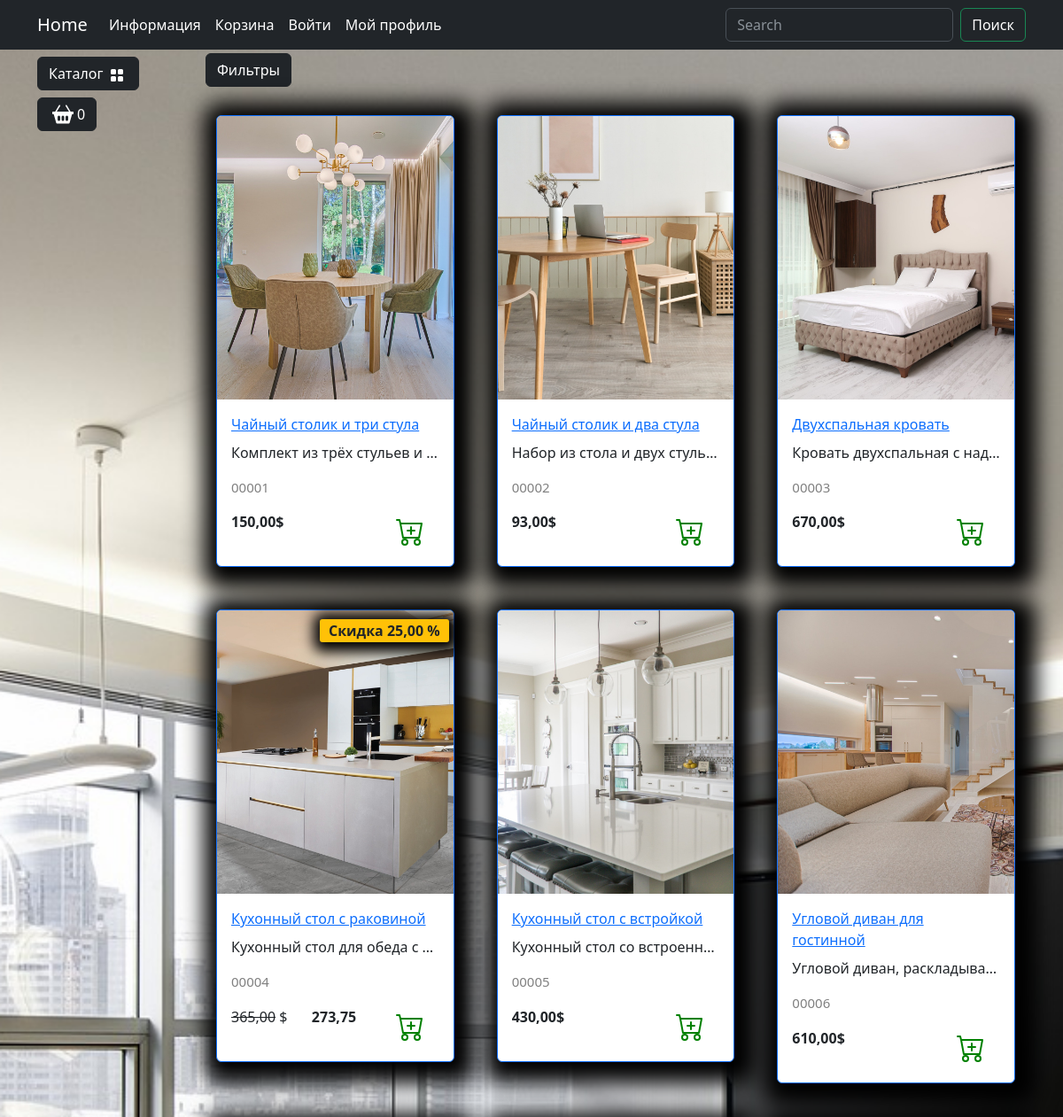
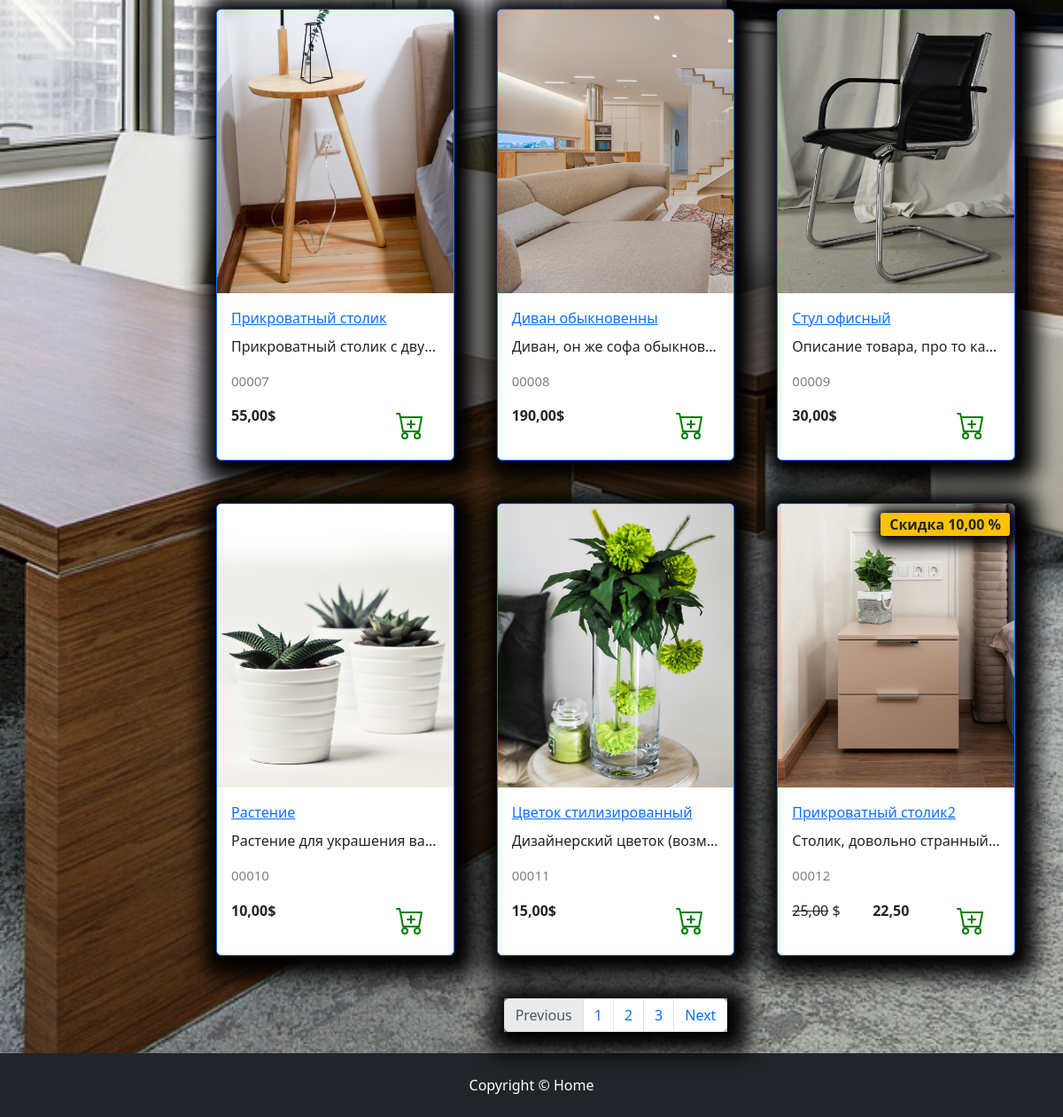
Page /catalog/ on the committed database (2 pictures, top to bottom).
### goods/models.py (models this page shows, shortened)
class Products(models.Model):
    name = models.CharField(max_length=150,unique=True,verbose_name="Name of product")
    slug = models.SlugField(max_length=200, unique=True, blank=True, null=True, verbose_name="URL")
    description = models.TextField(blank=True,null=True, verbose_name="Description")
    image = models.ImageField(upload_to="goods_images", blank=True,null=True, verbose_name="Image")
    price = models.DecimalField(default=0.00, max_digits=7,decimal_places=2, verbose_name="Price")
    discount = models.DecimalField(default=0.00, max_digits=7,decimal_places=2, verbose_name="Discount")
    quantity = models.PositiveIntegerField(default=0,verbose_name="Quantity")
    category = models.ForeignKey(to=Categories, on_delete=models.CASCADE, verbose_name="Category")
    class Meta:
        db_table = "product"
        verbose_name = "product"
        verbose_name_plural = "Products"
    def display_id(self):
        return f"{self.id:05}"
    def sell_price(self):
        if self.discount > 0:
            after_discount_price = round (self.price - self.price * self.discount / 100,2)
            return after_discount_price
        return self.price

### goods/views.py (the view)
# urls.py: path('catalog/', include('goods.urls',namespace='catalog')),
def catalog(request):
    goods = Products.objects.all()
    context= {
        'title':"Home: Cataloge",
        "goods": goods,
    }
    return render(request, 'goods/catalog.html',context)

### goods/templatetags/goods_tags.py (called while the page is built)
@register.simple_tag()
def tag_categories():
    return Categories.objects.all()

### goods/templates/goods/catalog.html (shortened to what this page needs)
{% extends "main/base.html" %}
{% load static %}
{% block footer %}
<footer class="py-4 bg-dark">
    <div class="container">
        <p class="m-0 text-center text-white">Copyright &copy; Home </p>
    </div>
</footer>
{% endblock footer %}
{% block content %}
<div class="row">
    <div class="dropdown mb-2">
        <button class="btn btn-secondary dropdown-toggle btn-dark" type="button" data-bs-toggle="dropdown"
            aria-expanded="false">
            Фильтры
        </button>
    </div>
    {% for product in goods %}
        <div class="col-lg-4 col-md-6 p-4">
            <div class="card border-primary rounded custom-shadow">
                {% if product.image %}
                    <img src="{{product.image.url}}" class="card-img-top" alt="{{product.name}}">
                {% else %}
                    <img src="{% static "deps/images/Not found image.png" %}}" class="card-img-top" alt="">
                {% endif %}
                <div class="card-body">
                    <a href="../goods/product.html">
                        <p class="card-title">{{ product.name }}</p>
                    </a>
                    <p class="card-text text-truncate">{{product.description}}</p>
                    <p class="product_id">{{product.display_id}}</p>
                    <div class="d-flex justify-content-between">
                        {% if product.discount %}
                        <p><s>{{product.price}}</s> $</p>
                        <p><strong>{{product.sell_price}}</strong></p>
                        <span class="badge bg-warning text-dark">Скидка {{product.discount}} %</span>
                        {% else %}
                            <p><strong>{{product.price}}$</strong></p>
                        {% endif %}
                        <a href="#" class="btn add-to-cart">
                            <img class="mx-1" src="{% static "deps/icons/cart-plus.svg" %}" alt="Catalog Icon"
                                width="32" height="32">
                        </a>
                    </div>
                </div>
            </div>
        </div>
    {% endfor %}
</div>
<nav aria-label="Page navigation example">
    <ul class="pagination justify-content-center my-4">
        <div class="custom-shadow d-flex">
            <li class="page-item disabled">
              <a class="page-link">Previous</a>
            </li>
            <li class="page-item"><a class="page-link" href="#">1</a></li>
            <li class="page-item"><a class="page-link" href="#">2</a></li>
            <li class="page-item"><a class="page-link" href="#">3</a></li>
            <li class="page-item">
              <a class="page-link" href="#">Next</a>
            </li>
        </div>
    </ul>
</nav>
{% endblock content %}

### main/templates/main/base.html (shortened to what this page needs)
{% load static %}
{% load goods_tags %}
<!DOCTYPE html>
<html lang="en">
<head>
    <link rel="stylesheet" href="{% static "deps/css/bootstrap/bootstrap.min.css" %}">
    <link rel="stylesheet" href="{% static "deps/css/my_css.css" %}">
</head>
<body>
    <header>
        <nav class="navbar navbar-expand-lg bg-dark" data-bs-theme="dark">
            <div class="container">
                <a class="navbar-brand" href="{% url "main:index" %}">Home</a>
                <div class="collapse navbar-collapse" id="navbarSupportedContent">
                    <ul class="navbar-nav me-auto mb-2 mb-lg-0">
                        <li class="nav-item dropdown ">
                            <a class="nav-link dropdown-toggle text-white" href="#" role="button"
                                data-bs-toggle="dropdown" aria-expanded="false">
                                Информация
                            </a>
                        </li>
                        <li class="nav-item">
                            <a class="nav-link  text-white" href="carts/cart.html">Корзина</a>
                        </li>
                        <li class="nav-item">
                            <a class="nav-link  text-white" href="users/login.html">Войти</a>
                        </li>
                        <li class="nav-item dropdown ">
                            <a class="nav-link dropdown-toggle text-white" href="#" role="button"
                                data-bs-toggle="dropdown" aria-expanded="false">
                                Мой профиль
                            </a>
                        </li>
                    </ul>
                    <form class="d-flex" role="search">
                        <input class="form-control me-2" type="search" placeholder="Search" aria-label="Search">
                        <button class="btn btn-outline-success text-white" type="submit">Поиск</button>
                    </form>
                </div>
            </div>
        </nav>
    </header>
    <section>
        <div class="container">
            <div class="row mt-1 position-fixed z-3">
                <div class="dropdown mb-2">
                    <button class="btn btn-secondary dropdown-toggle btn-dark" type="button" data-bs-toggle="dropdown"
                        aria-expanded="false">
                        Каталог
                        <img class="mx-1" src="{% static "deps/icons/grid-fill.svg" %}" alt="Catalog Icon" width="16"
                            height="16">
                    </button>
                        {% tag_categories as categories%}
                </div>
                <div>
                    <button type="button" class="btn btn-dark btn-secondary d-flex" id="modalButton"
                        aria-expanded="false">
                        <img class="mx-1" src="{% static "deps/icons/basket2-fill.svg" %}" alt="Catalog Icon" width="24"
                            height="24">
                        <span id="goods-in-cart-count">0</span>
                    </button>
                </div>
            </div>
        </div>
        <div class="container">
            <div class="row mt-1">
                <div class="col-lg-2">
                </div>
                <div class="col-lg-10">
                    {% block content %}{% endblock content %}
                </div>
            </div>
        </div>
    </section>
    {% block footer %}{% endblock footer %}
</body>
</html>

### static/deps/css/my_css.css (style rules this page uses)
body { background-image: url("../images/bg-image.jpg"); background-repeat: no-repeat; background-attachment: fixed; background-position: center center; background-size: cover; height: 100%; }
.dropdown-toggle::after { content: none; }
.custom-shadow { box-shadow: 5px 5px 25px 19px #000000; }
.product_id { color: gray; font-size: 15px; }
.badge.bg-warning.text-dark { position: absolute; top: 10px; right: 5px; z-index: 1; padding: 5px 10px; border-radius: 3px; font-size: 1rem; box-shadow: 2px 2px 15px 9px #000000; }

### rows in the picture
Products: image (picture), name "Чайный столик и три стула", description "Комплект из трёх стульев и…", display_id "00001", price "150,00"
Products: image (picture), name "Чайный столик и два стула", description "Набор из стола и двух стуль…", display_id "00002", price "93,00"
Products: image (picture), name "Двухспальная кровать", description "Кровать двухспальная с над…", display_id "00003", price "670,00"
Products: image (picture), name "Кухонный стол с раковиной", description "Кухонный стол для обеда с…", display_id "00004", price "365,00", sell_price "273,75", discount "25,00"
Products: image (picture), name "Кухонный стол с встройкой", description "Кухонный стол со встроенн…", display_id "00005", price "430,00"
Products: image (picture), name "Угловой диван для гостинной", description "Угловой диван, раскладыва…", display_id "00006", price "610,00"
Products: image (picture), name "Прикроватный столик", description "Прикроватный столик с дву…", display_id "00007", price "55,00"
Products: image (picture), name "Диван обыкновенны", description "Диван, он же софа обыкнов…", display_id "00008", price "190,00"
Products: image (picture), name "Стул офисный", description "Описание товара, про то ка…", display_id "00009", price "30,00"
Products: image (picture), name "Растение", description "Растение для украшения ва…", display_id "00010", price "10,00"
Products: image (picture), name "Цветок стилизированный", description "Дизайнерский цветок (возм…", display_id "00011", price "15,00"
Products: image (picture), name "Прикроватный столик2", description "Столик, довольно странный…", display_id "00012", price "25,00", sell_price "22,50", discount "10,00"
